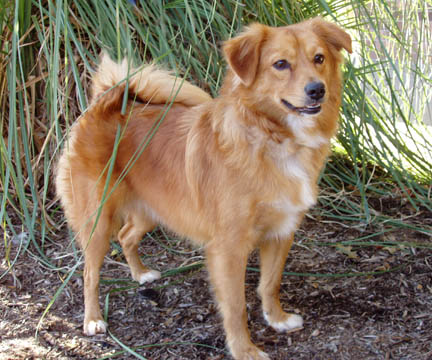
#> input picture imagens/cachorro1.jpg, 432 x 360 px; its folder holds only this picture in this run
$ python filtros.py
#> lines starting #> are read from the running program, lines starting #| are printed output that depends on the picture
import cv2 as cv
import matplotlib.pyplot as plt
import os

def process_image(img_path):
#> called with img_path = 'imagens/cachorro1.jpg'
    img = cv.imread(img_path)
#> img is the input picture: shape (360, 432, 3); mean B, G, R 99, 118.9, 133.6
    if img is None:
        return None, None #Se a imagem não puder ser lida, retorna None
    # Redimensionar para 128x128
    img_resized = cv.resize(img, (128, 128))
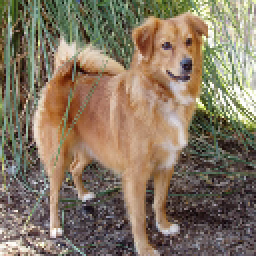
#> img_resized: shape (128, 128, 3) (shown 2 times larger); mean B, G, R 98.8, 118.7, 133.3

    # Filtro gaussiano
    img_blur = cv.GaussianBlur(img_resized, (15, 15), 0)
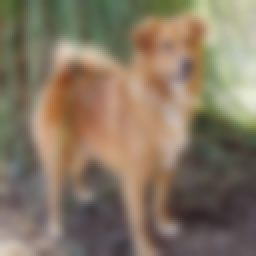
#> img_blur: shape (128, 128, 3) (shown 2 times larger); mean B, G, R 98.8, 118.7, 133.3

    # Equalização de histograma (apenas para imagens em escala de cinza)
    img_gray = cv.cvtColor(img_resized, cv.COLOR_BGR2GRAY)
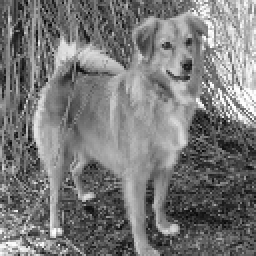
#> img_gray: shape (128, 128) (shown 2 times larger); min 2, max 255, mean 120.8
    img_eq = cv.equalizeHist(img_gray)
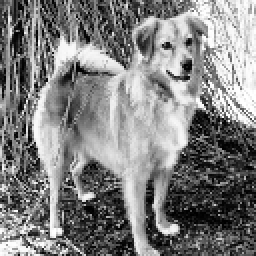
#> img_eq: shape (128, 128) (shown 2 times larger); min 0, max 255, mean 128.2
    return img_blur, img_eq

def main():
    input_folder = "imagens"
    blur_imgs = []
    eq_imgs = []
    filenames = []
    for filename in os.listdir(input_folder):
        if filename.lower().endswith(('.png', '.jpg', '.jpeg', '.bmp', '.tiff')):
            input_path = os.path.join(input_folder, filename)
            img_blur, img_eq = process_image(input_path)
            if img_blur is not None and img_eq is not None:
                blur_imgs.append(cv.cvtColor(img_blur, cv.COLOR_BGR2RGB))  # Para mostrar em RGB
                eq_imgs.append(img_eq)
                filenames.append(filename)

    # Mostrar imagens com blur
    plt.figure(figsize=(4*len(blur_imgs), 4))
    plt.suptitle("Imagens com Gaussian Blur", fontsize=16)
    for i, img in enumerate(blur_imgs):
        plt.subplot(1, len(blur_imgs), i+1)
        plt.imshow(img)
        plt.title(f'{[i]}')
        plt.axis('off')
#> this loop made 1 pass
    plt.show()

    # Mostrar imagens com equalização de histograma
    plt.figure(figsize=(4*len(eq_imgs), 4))
    plt.suptitle("Imagens com Equalizacao Histograma", fontsize=16)
    for i, img in enumerate(eq_imgs):
        plt.subplot(1, len(eq_imgs), i+1)
        plt.imshow(img, cmap='gray')
        plt.title(f'{[i]}')
        plt.axis('off')
    plt.show()

if __name__ == "__main__":
    main()

$ run again, on imagens/cachorro6.jpg
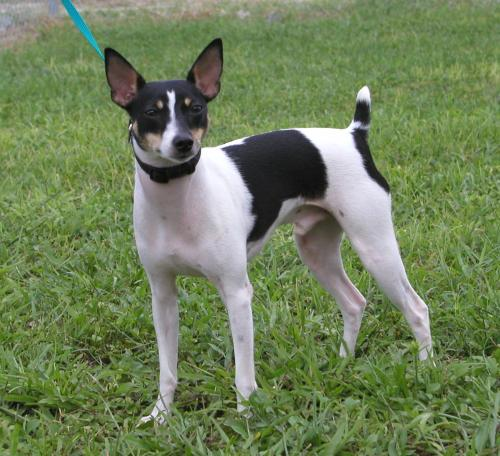
#> input picture imagens/cachorro6.jpg, 500 x 456 px
#> in process_image, img is the input picture: shape (456, 500, 3); mean B, G, R 89.5, 128.2, 111.5
#> in process_image, `img_gray = cv.cvtColor(img_resized, cv.COLOR_BGR2GRAY)`:
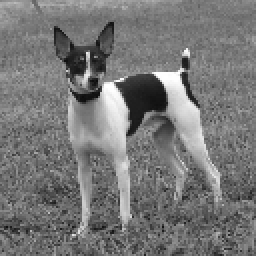
#> img_gray: shape (128, 128) (shown 2 times larger); min 12, max 255, mean 118.7
#> in process_image, `img_eq = cv.equalizeHist(img_gray)`:
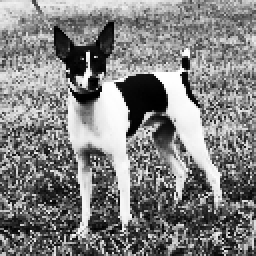
#> img_eq: shape (128, 128) (shown 2 times larger); min 0, max 255, mean 128.8
#> the loop in main, `for i, img in enumerate(blur_imgs):` made 1 pass
#> the loop in main, `for i, img in enumerate(eq_imgs):` made 1 pass

$ run again, on imagens/chachorro3.jpg
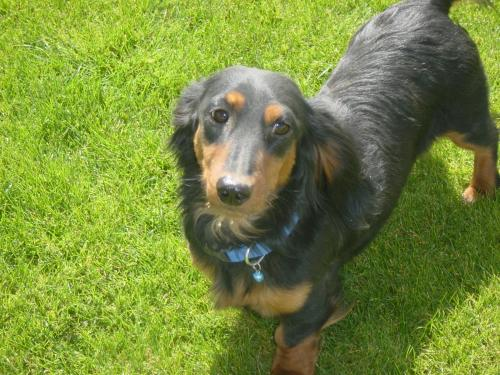
#> input picture imagens/chachorro3.jpg, 500 x 375 px
#> in process_image, img is the input picture: shape (375, 500, 3); mean B, G, R 61.2, 138.5, 119.7
#> in process_image, `img_blur = cv.GaussianBlur(img_resized, (15, 15), 0)`:
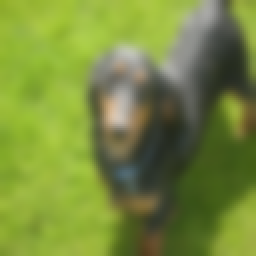
#> img_blur: shape (128, 128, 3) (shown 2 times larger); mean B, G, R 61, 138.3, 119.5
#> in process_image, `img_eq = cv.equalizeHist(img_gray)`:
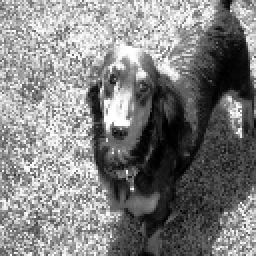
#> img_eq: shape (128, 128) (shown 2 times larger); min 0, max 255, mean 128.4
#> the loop in main, `for i, img in enumerate(blur_imgs):` made 1 pass
#> the loop in main, `for i, img in enumerate(eq_imgs):` made 1 pass

$ run again, on imagens/gato1.jpg
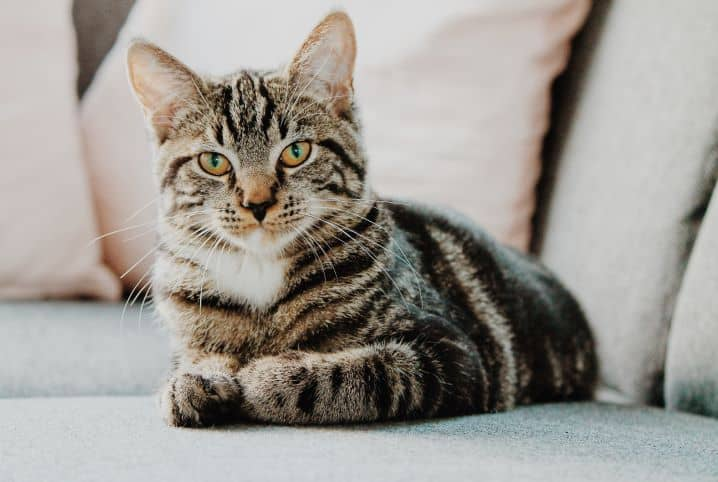
#> input picture imagens/gato1.jpg, 718 x 482 px
#> in process_image, img is the input picture: shape (482, 718, 3); mean B, G, R 147.3, 153.3, 157.5
#> in process_image, `img_gray = cv.cvtColor(img_resized, cv.COLOR_BGR2GRAY)`:
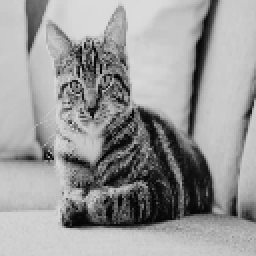
#> img_gray: shape (128, 128) (shown 2 times larger); min 2, max 222, mean 153.8
#> in process_image, `img_eq = cv.equalizeHist(img_gray)`:
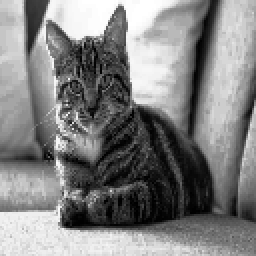
#> img_eq: shape (128, 128) (shown 2 times larger); min 0, max 255, mean 128.9
#> the loop in main, `for i, img in enumerate(blur_imgs):` made 1 pass
#> the loop in main, `for i, img in enumerate(eq_imgs):` made 1 pass

$ run again, on imagens/cachorro2.jpg
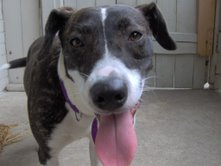
#> input picture imagens/cachorro2.jpg, 221 x 166 px
#> in process_image, img is the input picture: shape (166, 221, 3); mean B, G, R 100.4, 99.2, 103.6
#> in process_image, `img_eq = cv.equalizeHist(img_gray)`:
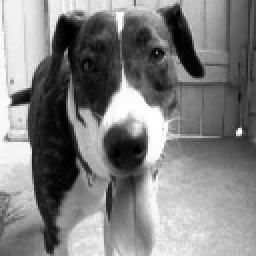
#> img_eq: shape (128, 128) (shown 2 times larger); min 0, max 255, mean 128.3
#> the loop in main, `for i, img in enumerate(blur_imgs):` made 1 pass
#> the loop in main, `for i, img in enumerate(eq_imgs):` made 1 pass
